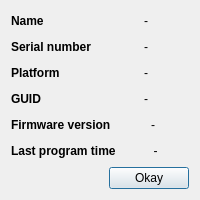
<?xml version="1.0" encoding="UTF-8"?>
<ui version="4.0">
 <class>DevicePropertiesDialog</class>
 <widget class="QDialog" name="DevicePropertiesDialog">
  <property name="geometry">
   <rect>
    <x>0</x>
    <y>0</y>
    <width>200</width>
    <height>200</height>
   </rect>
  </property>
  <property name="sizePolicy">
   <sizepolicy hsizetype="Fixed" vsizetype="Fixed">
    <horstretch>0</horstretch>
    <verstretch>0</verstretch>
   </sizepolicy>
  </property>
  <property name="maximumSize">
   <size>
    <width>200</width>
    <height>200</height>
   </size>
  </property>
  <property name="windowTitle">
   <string>EPM Device Properties</string>
  </property>
  <layout class="QVBoxLayout" name="verticalLayout">
   <item>
    <layout class="QHBoxLayout" name="_hlname">
     <item>
      <widget class="QLabel" name="_nameLabel">
       <property name="text">
        <string>&lt;html&gt;&lt;head/&gt;&lt;body&gt;&lt;p&gt;&lt;span style=&quot; font-weight:700;&quot;&gt;Name&lt;/span&gt;&lt;/p&gt;&lt;/body&gt;&lt;/html&gt;</string>
       </property>
      </widget>
     </item>
     <item>
      <widget class="QLabel" name="_name">
       <property name="text">
        <string>-</string>
       </property>
       <property name="alignment">
        <set>Qt::AlignmentFlag::AlignCenter</set>
       </property>
      </widget>
     </item>
    </layout>
   </item>
   <item>
    <layout class="QHBoxLayout" name="_hlserial">
     <item>
      <widget class="QLabel" name="_serialLabel">
       <property name="text">
        <string>&lt;html&gt;&lt;head/&gt;&lt;body&gt;&lt;p&gt;&lt;span style=&quot; font-weight:700;&quot;&gt;Serial number&lt;/span&gt;&lt;/p&gt;&lt;/body&gt;&lt;/html&gt;</string>
       </property>
      </widget>
     </item>
     <item>
      <widget class="QLabel" name="_serial">
       <property name="text">
        <string>-</string>
       </property>
       <property name="alignment">
        <set>Qt::AlignmentFlag::AlignCenter</set>
       </property>
      </widget>
     </item>
    </layout>
   </item>
   <item>
    <layout class="QHBoxLayout" name="_hlplatformid">
     <item>
      <widget class="QLabel" name="_platformLabel">
       <property name="text">
        <string>&lt;html&gt;&lt;head/&gt;&lt;body&gt;&lt;p&gt;&lt;span style=&quot; font-weight:700;&quot;&gt;Platform&lt;/span&gt;&lt;/p&gt;&lt;/body&gt;&lt;/html&gt;</string>
       </property>
      </widget>
     </item>
     <item>
      <widget class="QLabel" name="_platformId">
       <property name="text">
        <string>-</string>
       </property>
       <property name="alignment">
        <set>Qt::AlignmentFlag::AlignCenter</set>
       </property>
      </widget>
     </item>
    </layout>
   </item>
   <item>
    <layout class="QHBoxLayout" name="_hlguid">
     <item>
      <widget class="QLabel" name="_guidLabel">
       <property name="text">
        <string>&lt;html&gt;&lt;head/&gt;&lt;body&gt;&lt;p&gt;&lt;span style=&quot; font-weight:700;&quot;&gt;GUID&lt;/span&gt;&lt;/p&gt;&lt;/body&gt;&lt;/html&gt;</string>
       </property>
      </widget>
     </item>
     <item>
      <widget class="QLabel" name="_guid">
       <property name="text">
        <string>-</string>
       </property>
       <property name="alignment">
        <set>Qt::AlignmentFlag::AlignCenter</set>
       </property>
      </widget>
     </item>
    </layout>
   </item>
   <item>
    <layout class="QHBoxLayout" name="_hlversion">
     <item>
      <widget class="QLabel" name="_versionLabel">
       <property name="text">
        <string>&lt;html&gt;&lt;head/&gt;&lt;body&gt;&lt;p&gt;&lt;span style=&quot; font-weight:700;&quot;&gt;Firmware version&lt;/span&gt;&lt;/p&gt;&lt;/body&gt;&lt;/html&gt;</string>
       </property>
      </widget>
     </item>
     <item>
      <widget class="QLabel" name="_version">
       <property name="text">
        <string>-</string>
       </property>
       <property name="alignment">
        <set>Qt::AlignmentFlag::AlignCenter</set>
       </property>
      </widget>
     </item>
    </layout>
   </item>
   <item>
    <layout class="QHBoxLayout" name="_hlprgtime">
     <item>
      <widget class="QLabel" name="_progTimeLabel">
       <property name="text">
        <string>&lt;html&gt;&lt;head/&gt;&lt;body&gt;&lt;p&gt;&lt;span style=&quot; font-weight:700;&quot;&gt;Last program time&lt;/span&gt;&lt;/p&gt;&lt;/body&gt;&lt;/html&gt;</string>
       </property>
      </widget>
     </item>
     <item>
      <widget class="QLabel" name="_progTime">
       <property name="text">
        <string>-</string>
       </property>
       <property name="alignment">
        <set>Qt::AlignmentFlag::AlignCenter</set>
       </property>
      </widget>
     </item>
    </layout>
   </item>
   <item>
    <layout class="QHBoxLayout" name="_btnLayout">
     <item>
      <spacer name="_btnSpacer">
       <property name="orientation">
        <enum>Qt::Orientation::Horizontal</enum>
       </property>
       <property name="sizeHint" stdset="0">
        <size>
         <width>40</width>
         <height>20</height>
        </size>
       </property>
      </spacer>
     </item>
     <item>
      <widget class="QPushButton" name="_okayBtn">
       <property name="text">
        <string>Okay</string>
       </property>
      </widget>
     </item>
    </layout>
   </item>
  </layout>
 </widget>
 <resources/>
 <connections/>
</ui>
